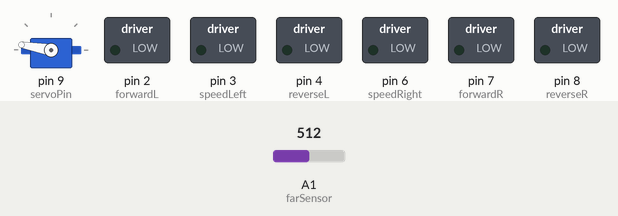
This sketch was run on a simulated Arduino Uno, built with avr-gcc and run on an emulated ATmega328P. Shown: servo, switched loads named in the sketch (green lamp = pin HIGH). Inputs (shaded band) come from the test bench; at power-on: A1 (farSensor) = 512.

Above: at 1.2 s.
1.3 s: A1 (farSensor) set to 682
4.3 s: A1 (farSensor) set to 712
At 5.5 s:
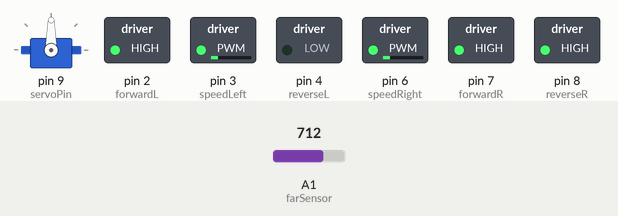
5.9 s: A1 (farSensor) set to 690
At 6.05 s:
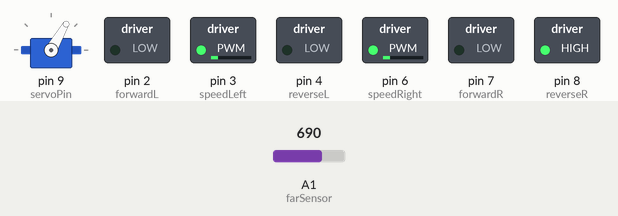
8.9 s: A1 (farSensor) set to 710
At 10.2 s:
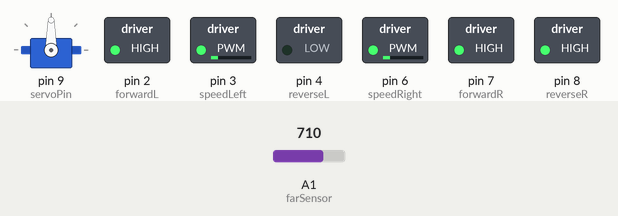
10.5 s: A1 (farSensor) set to 511
At 10.95 s:
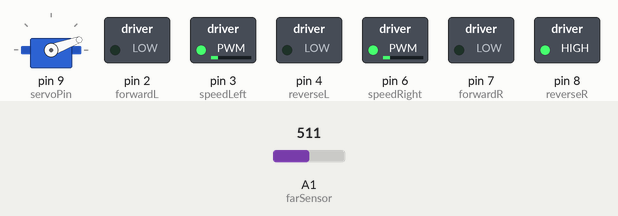
13.5 s: A1 (farSensor) set to 716
At 14.8 s:
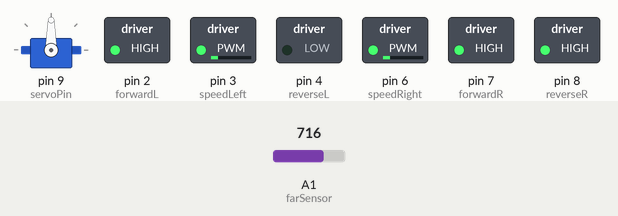
Timing chart, 0 to 16.1 s (numbered marks = the images above; inputs shaded):
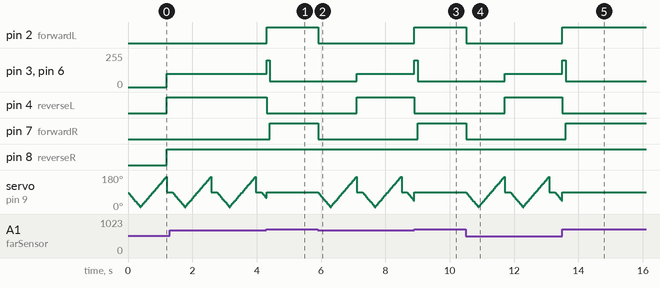

The sketch:

newLine.ino
```cpp
#include <Servo.h>
//declare Servo variable
Servo rotator;
//remember which way it turned last so that chances are that it guesses correctly first
boolean leftFirst = true;
//pin definitions
int closeSensor = A0;
int farSensor = A1;
int speedLeft = 3; //ENA
int forwardL = 2; //IN1
int reverseL = 4; //IN2
int speedRight = 6; //ENB
int forwardR = 7; //IN3
int reverseR = 8; //IN4
int servoPin = 9; //????

//required for old functions
const int THRES = 700;
const int TIME = 2000;
const int SPEED = 150;

//set some values for speeds, fine tune later
const int SLOWER = 100;
const int MODERATE = 200;
const int FASTER = 300;

const int TURN_90_TIME = 2000;

void setup() {
  //declares the pins
  pinMode (closeSensor, INPUT);
  pinMode (farSensor, INPUT);
  pinMode (speedLeft, OUTPUT);
  pinMode (forwardL, OUTPUT);
  pinMode (reverseL, OUTPUT);
  pinMode (speedRight, OUTPUT);
  pinMode (forwardR, OUTPUT);
  pinMode (reverseR, OUTPUT);
  rotator.attach(servoPin);
}

//left these functions for reference

void oldForward () {
  //one step forward
  digitalWrite (forwardR, HIGH);
  digitalWrite (reverseR, LOW);
  analogWrite (speedRight, SPEED);
  digitalWrite (forwardL, HIGH);
  digitalWrite (reverseL, LOW);
  analogWrite (speedLeft, SPEED);
  delay(TIME);
  digitalWrite (forwardL, LOW);
  digitalWrite (forwardR, LOW);
}

void oldBackward () {
  //one step back
  digitalWrite (forwardL, LOW);
  digitalWrite (reverseL, HIGH);
  analogWrite (speedLeft, SPEED);
  digitalWrite (forwardR, LOW);
  digitalWrite (reverseR, HIGH);
  analogWrite (speedRight, SPEED);
  delay (TIME);
  digitalWrite (reverseL, LOW);
  digitalWrite (reverseR, LOW);
}

void oldRight() {
  //90 degree turn
  digitalWrite (forwardR, LOW);
  digitalWrite (reverseR, HIGH);
  analogWrite (speedRight, SPEED);
  digitalWrite (forwardL, HIGH);
  digitalWrite (reverseL, LOW);
  analogWrite (speedLeft, SPEED);
  delay (TIME);
  digitalWrite (reverseR, LOW);
  digitalWrite (forwardL, LOW);
}

void oldLeft() {
  //90 degree turn
  digitalWrite (forwardL, LOW);
  digitalWrite (reverseL, HIGH);
  analogWrite (speedLeft, SPEED);
  digitalWrite (forwardR, HIGH);
  digitalWrite (reverseR, LOW);
  analogWrite (speedRight, SPEED);
  delay (TIME);
  digitalWrite (forwardR, LOW);
  digitalWrite (reverseL, LOW);
}

void oldFollow() {
  int close = analogRead(closeSensor);
  int far = analogRead(farSensor);
  if (close > THRES && far > THRES) {
    oldForward();
  }
  else {
    oldFind();
  }
}

void oldFind() {
  int l_r = analogRead(farSensor);
  int l_l = analogRead(closeSensor);
  if ( l_l > THRES && l_r < THRES) {
    oldRight();
  }
  else if (l_l < THRES && l_r > THRES) {
    oldLeft();
  }
  else if (l_l < THRES && l_r < THRES) {
    oldBackward();
  }
}

boolean checkFound() {
  int far = analogRead(farSensor);
  boolean out = false;
  if (far > THRES) {
    out = true;
  }
  return out;
}

boolean inMiddle(int angle) {
  //if it's around 90 degrees
  if (angle > 85 && angle < 95) {
    return true;
  }
  return false;
}

boolean sweepLeftDFS() {
  //decrement the servo by 5 degrees and check again
  for (int i = rotator.read() - 5; i > 5 && !checkFound(); i -=5) {
    //move the servo to the next position
    rotator.write(i);
    delay(25);
  }
  //if it was successful return true, so that lost doesn't call the other sweep function
  if (checkFound()) {
    //not setting the leftFirst value here because it will be better to read the state to know the direction
    return true;
  } else {
     return false;
  }
}

boolean sweepRightDFS() {
  //enter a loop that moves left until the stop state is reached or the line is found
  for (int i = rotator.read() + 5; i < 175 && !checkFound(); i += 5) {
    rotator.write(i);
    delay(25);
  }
  //if it was successful return true, so that lost doesn't call the other sweep function
  if (checkFound()) {
    //not setting the leftFirst value here because it will be better to read the state to know the direction
    return true;
  } else {
    return false;
  }
}

void straightenUp() {
  int ratio;
  if (checkFound()) {
    int angle = rotator.read();
    if (angle < 90) {
      //update leftFirst to give it an idea of which to check first next time it is lost
      leftFirst = true;
      ratio = angle/90;
      digitalWrite(reverseL, LOW);
      digitalWrite(forwardR, LOW);
      analogWrite(speedLeft, MODERATE);
      analogWrite(speedRight, MODERATE);
      digitalWrite(forwardL, HIGH);
      digitalWrite(reverseR, HIGH);
    } else {
      leftFirst = false;
      ratio = (angle - 90)/90;
      digitalWrite(reverseR, LOW);
      digitalWrite(forwardL, LOW);
      analogWrite(speedLeft, MODERATE);
      analogWrite(speedRight, MODERATE);
      digitalWrite(forwardR, HIGH);
      digitalWrite(reverseL, HIGH);
    }
    int duration = ratio*TURN_90_TIME;
    rotator.write(90);
    delay(duration);

    //only act if the line was found
    //based on this state we can determine how much to turn, roughly
    //something like oldRight() for a duration of (time_for_90/angle_of_state)
    //and straighten the servo arm
    //leftFirst should also be updated based on the direction of the turn
  } else {
    //if the line was not found, damage control mode
    //set the servo to the middle, and back up a little, maybe a random amount to try to avoid an endless loop
    rotator.write(90);
    digitalWrite(forwardL, LOW);
    digitalWrite(forwardR, LOW);
    analogWrite(speedLeft, SLOWER);
    analogWrite(speedRight, SLOWER);
    digitalWrite(reverseL, HIGH);
    digitalWrite(reverseR, HIGH);
    delay(75);
    //and this will exit to the main loop, hopefully the line will be found at this point, and the robot can re-attempt the turn
  }
}

void lost() {
  //if it was found on the left previously start that way
  if (leftFirst) {
    //this is a depth first search, go all the way one way, before checking the other side.
    if (!sweepLeftDFS()) {
      //if it wasn't found on the left, check the right
      sweepRightDFS();
    }
  } else {
    //start right if it was on the right last time
    if (!sweepRightDFS()) {
      sweepLeftDFS();
    }
  }
  straightenUp();
}

void follow() {
  int degrees = rotator.read();
  //check if the line is found and if the servo is centered
  if (checkFound() && inMiddle(degrees)) {
    //move forward at speed of faster
    analogWrite(speedRight, FASTER);
    analogWrite(speedLeft, FASTER);
    digitalWrite(reverseL, LOW);
    digitalWrite(reverseL, LOW);
    digitalWrite(forwardL, HIGH);
    digitalWrite(forwardR, HIGH);
  } else {
    //stop
    digitalWrite(forwardL, LOW);
    digitalWrite(forwardR, LOW);
    lost();
  }
}


void loop() {
  follow();
  delay(100);
}
```

Measured:
- the behaviour switches between 700 and 701 on A1 (farSensor) (found by bisection; images 0 and 1)
- after the input at 4.3 s, pin 2 (forwardL): LOW → HIGH at once; pin 3 (speedLeft), pin 6 (speedRight): 100/255 → 200/255 at once, → 44/255 0.10 s later; pin 4 (reverseL): HIGH → LOW at once; pin 7 (forwardR): LOW → HIGH after 0.11 s
- after the input at 8.9 s, pin 2 (forwardL): LOW → HIGH at once; pin 3 (speedLeft), pin 6 (speedRight): 100/255 → 200/255 at once, → 44/255 0.10 s later; pin 4 (reverseL): HIGH → LOW at once; pin 7 (forwardR): LOW → HIGH after 0.10 s
- after the input at 13.5 s, pin 2 (forwardL): LOW → HIGH at once; pin 3 (speedLeft), pin 6 (speedRight): 100/255 → 200/255 at once, → 44/255 0.10 s later; pin 4 (reverseL): HIGH → LOW at once; pin 7 (forwardR): LOW → HIGH after 0.10 s
